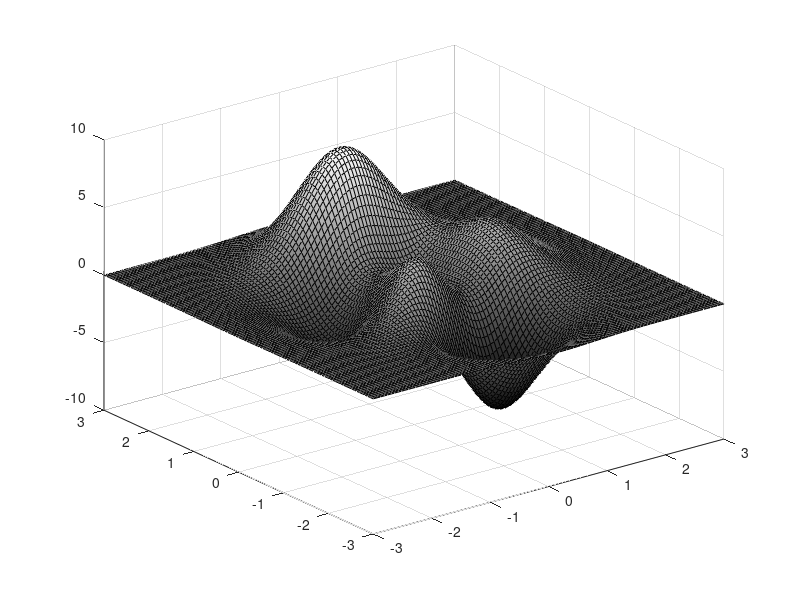

Here is the MATLAB script that generated this plot: (Note: this script raises an error after producing the figure.)
clear all;
close all;
taille_ecran = get(0,'ScreenSize');
L = taille_ecran(3);
H = taille_ecran(4);

n = 101;
[X,Y,Z] = peaks(n);

% X = linspace(-3,3,n);
% [X,Y] = meshgrid(X);
% Z = (X.^2 + Y.^2)/tan(3)^2;
A = surf(X,Y,Z);
colormap('gray');
N_estime = A.FaceNormals;

Im = uint8(N_estime(:,:,3)*255);
figure;
imshow(Im);
N_estime = reshape(N_estime,[(n-1)*(n-1) 3])';

% Intégration du champ de normales :
p_estime = reshape(-N_estime(1,:)./N_estime(3,:),[n-1 n-1]);
q_estime = reshape(-N_estime(2,:)./N_estime(3,:),[n-1 n-1]);
z_estime = integration_SCS(q_estime,p_estime);

% Ambiguïté concave/convexe :
if (z_estime(floor((n-1)/2),floor((n-1)/2))<z_estime(1,1))
	z_estime = -z_estime;
end

% Affichage de l'albédo et du relief :
figure('Name','Albedo et relief','Position',[0.6*L,0,0.2*L,0.7*H]);
affichage_albedo_relief(1,z_estime);

% Affichage surface z_estime :
figure('Name','Avec z_estime');
surf(X(1:end-1,1:end-1),Y(1:end-1,1:end-1),z_estime);
colormap('gray');